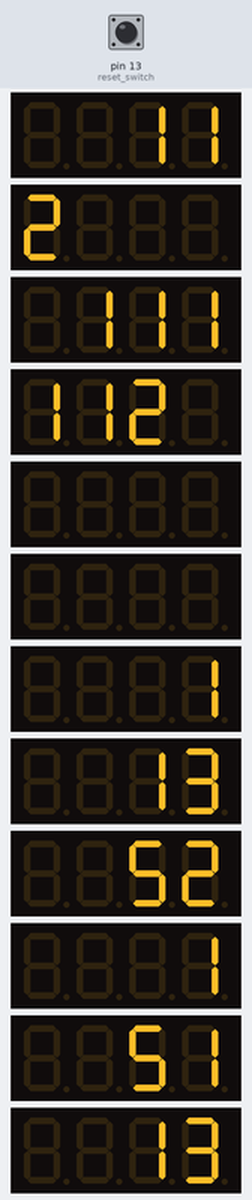
This sketch was run on a simulated Arduino Uno, built with avr-gcc and run on an emulated ATmega328P. Shown: 12 × 4-digit seven-segment display. The test bench sets the inputs (shaded band); at power-on: pin 13 (reset_switch) LOW.

Above: at 1.4 s.
1.5 s: pin 13 (reset_switch) pulled HIGH for 0.55 s
At 3.2 s:
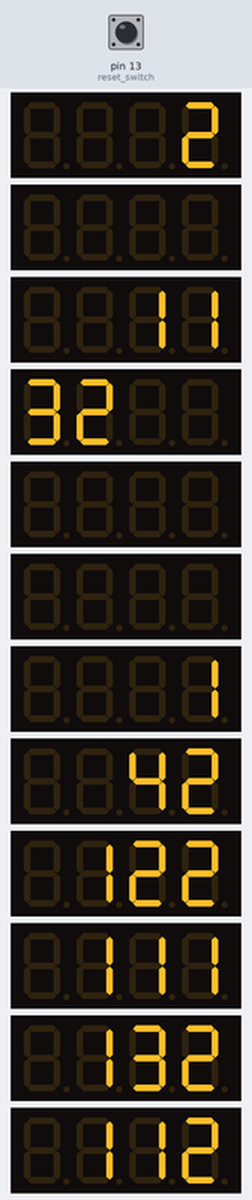
3.5 s: pin 13 (reset_switch) pulled HIGH for 1 s
At 5.7 s:
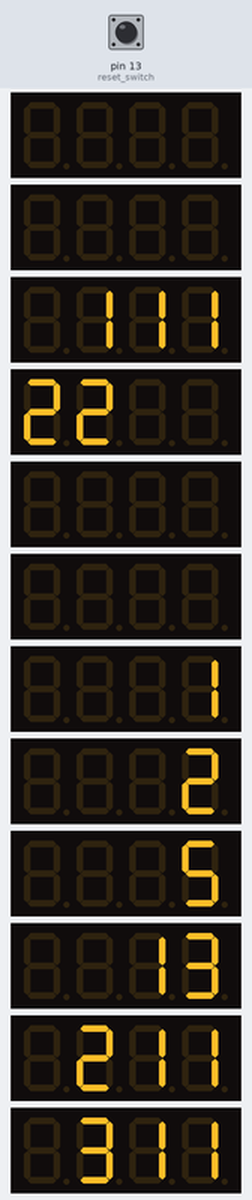
6.0 s: pin 13 (reset_switch) pulled HIGH for 3.2 s
At 7.11 s:
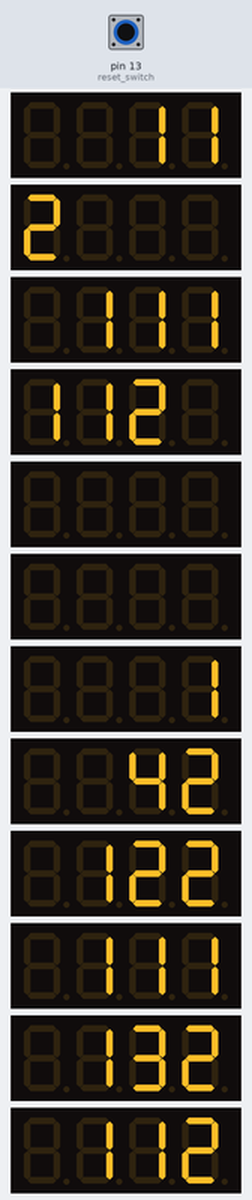
12.2 s: pin 13 (reset_switch) pulled HIGH for 0.55 s
At 12.53 s:
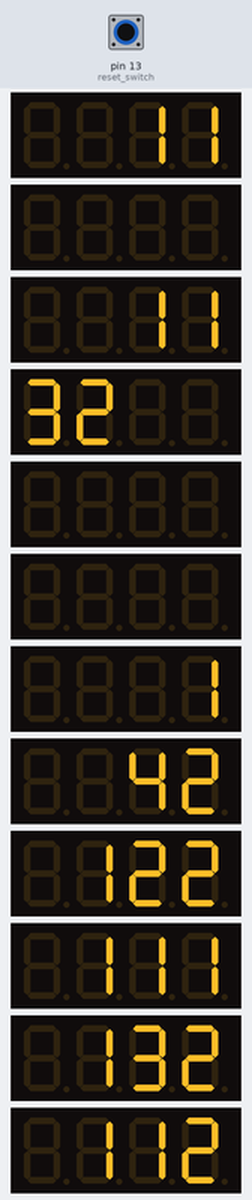
Timing chart, 0 to 15.2 s (numbered marks = the images above; inputs shaded):
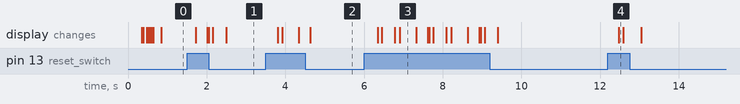

Measured:
- after the input at 1.5 s, the display: first changes after 0.22 s (image 1 shows a later state)
- after the input at 3.5 s, the display: first changes after 0.31 s (image 2 shows a later state)
- after the input at 6.0 s, the display: first changes after 0.35 s (image 3 shows a later state)
- after the input at 12.2 s, the display: changes after 0.27 s (image 4)
- what the display in image 3 shows lasts 0.4 s, from 6.9 s to 7.3 s

The sketch:

7_Segment__Draft_.ino
```cpp
#include <TM1637Display.h>
#define CLK 14 //can be any digital pin
#define DIO1 1 //can be any digital pin
#define DIO2 2 //can be any digital pin
#define DIO3 3 //can be any digital pin
#define DIO4 4 //can be any digital pin
#define DIO5 5 //can be any digital pin
#define DIO6 6 //can be any digital pin
#define DIO7 7 //can be any digital pin
#define DIO8 8 //can be any digital pin
#define DIO9 9 //can be any digital pin
#define DIO10 10 //can be any digital pin
#define DIO11 11 //can be any digital pin
#define DIO12 12 //can be any digital pin

// The amount of time (in milliseconds) between tests
#define TEST_DELAY   5000

TM1637Display display1(9, 1);
TM1637Display display2(9, 2);
TM1637Display display3(9, 3);
TM1637Display display4(9, 4);
TM1637Display display5(9, 5);
TM1637Display display6(9, 6);
TM1637Display display7(9, 7);
TM1637Display display8(9, 8);
TM1637Display display9(9, 9);
TM1637Display display10(9, 10);
TM1637Display display11(9, 11);
TM1637Display display12(9, 12);

uint8_t data[] = { 0x0, 0x0, 0x0, 0x0 };  // all segments clear

int clue_array[3][28] = {
  {11, 4, 2, 1, 111, 4, 112, 3, 3311, 0, 2214, 0, 1, 4, 13, 4, 52, 4, 1, 4, 51, 4, 13, 4, 4, 4, 1, 4},
  {1, 0, 1, 0, 111, 4, 22, 2, 3212, 0, 1415, 0, 1, 4, 2, 4, 5, 4, 13, 4, 211, 4, 311, 4, 31, 4, 1, 4},
  {2, 4, 1, 0, 11, 4, 32, 2, 7131, 0, 1223, 0, 1, 4, 42, 4, 122, 4, 111, 4, 132, 4, 112, 4, 14, 4, 1, 4},
};

#define reset_switch 13
int row = 0;

void setup() {
  // put your setup code here, to run once:
  display1.setBrightness(0x0f);// set brightness of dispaly 1
  display2.setBrightness(0x0f);// set brightness of dispaly 1
  display3.setBrightness(0x0f);// set brightness of dispaly 1
  display4.setBrightness(0x0f);// set brightness of dispaly 1
  display5.setBrightness(0x0f);// set brightness of dispaly 1
  display6.setBrightness(0x0f);// set brightness of dispaly 1
  display7.setBrightness(0x0f);// set brightness of dispaly 1
  display8.setBrightness(0x0f);// set brightness of dispaly 1
  display9.setBrightness(0x0f);// set brightness of dispaly 1
  display10.setBrightness(0x0f);// set brightness of dispaly 1
  display11.setBrightness(0x0f);// set brightness of dispaly 1
  display12.setBrightness(0x0f);// set brightness of dispaly 1


  display1.setSegments(data);// fill display 1 with whatever data[] clue_array has
  display2.setSegments(data);// fill display 2 with whatever data[] clue_array has
  display3.setSegments(data);// fill display 3 with whatever data[] clue_array has
  display4.setSegments(data);// fill display 4 with whatever data[] clue_array has
  display5.setSegments(data);// fill display 5 with whatever data[] clue_array has
  display6.setSegments(data);// fill display 6 with whatever data[] clue_array has
  display7.setSegments(data);// fill display 7 with whatever data[] clue_array has
  display8.setSegments(data);// fill display 8 with whatever data[] clue_array has
  display9.setSegments(data);// fill display 9 with whatever data[] clue_array has
  display10.setSegments(data);// fill display 10 with whatever data[] clue_array has
  display11.setSegments(data);// fill display 11 with whatever data[] clue_array has
  display12.setSegments(data);// fill display 12 with whatever data[] clue_array has

  pinMode(reset_switch, INPUT);
  row = 0;
}

void loop() {
  // put your main code here, to run repeatedly:

  display_clue(row);
  if (digitalRead(reset_switch) == HIGH)
  {
    row = row + 1;
    if (row == 3)
    {
      row = 0;
    }
  }
}

void display_clue(int row) {
  display1.setSegments(data);// fill(clear) display with data[] clue_array
  display1.showNumberDec(clue_array[row][0], 0, clue_array[row][1]);// display 1

  display2.setSegments(data);// fill(clear) display with data[] clue_array
  display2.showNumberDec(clue_array[row][2], 0, clue_array[row][3]);// display 2

  display3.setSegments(data);// fill(clear) display with data[] clue_array
  display3.showNumberDec(clue_array[row][4], 0, clue_array[row][5]);// display 3

  display4.setSegments(data);// fill(clear) display with data[] clue_array
  display4.showNumberDec(clue_array[row][6], 0, clue_array[row][7]);// display 4

  display5.setSegments(data);// fill(clear) display with data[] clue_array
  display5.showNumberDec(clue_array[row][8], 0, clue_array[row][9]);// display 5

  display6.setSegments(data);// fill(clear) display with data[] clue_array
  display6.showNumberDec(clue_array[row][10], 0, clue_array[row][11]);// display 6

  display7.setSegments(data);// fill(clear) display with data[] clue_array
  display7.showNumberDec(clue_array[row][12], 0, clue_array[row][13]);// display 7

  display8.setSegments(data);// fill(clear) display with data[] clue_array
  display8.showNumberDec(clue_array[row][14], 0, clue_array[row][15]);// display 8

  display9.setSegments(data);// fill(clear) display with data[] clue_array
  display9.showNumberDec(clue_array[row][16], 0, clue_array[row][17]);// display 9

  display10.setSegments(data);// fill(clear) display with data[] clue_array
  display10.showNumberDec(clue_array[row][18], 0, clue_array[row][19]);// display 10

  display11.setSegments(data);// fill(clear) display with data[] clue_array
  display11.showNumberDec(clue_array[row][20], 0, clue_array[row][21]);// display 11

  display12.setSegments(data);// fill(clear) display with data[] clue_array
  display12.showNumberDec(clue_array[row][22], 0, clue_array[row][23]);// display 12
}
```
